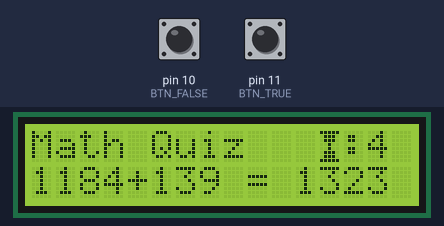
Simulated run of this sketch. Board: Arduino Uno, built with avr-gcc and run on an emulated ATmega328P. Shown: 16×2 character LCD. Inputs (shaded band) come from the test bench; at power-on: pin 11 (BTN_TRUE) HIGH, pin 10 (BTN_FALSE) HIGH. Random numbers use the default seed unless the sketch sets one.

Above: at 1.2 s.
1.3 s: pin 11 (BTN_TRUE) pulled LOW for 0.15 s
At 1.6 s:
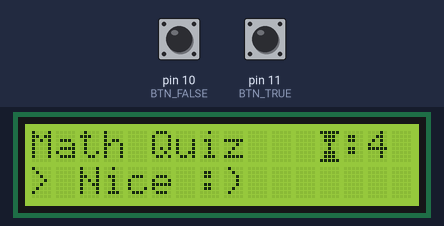
4.4 s: pin 10 (BTN_FALSE) pulled LOW for 3.2 s
At 7.8 s:
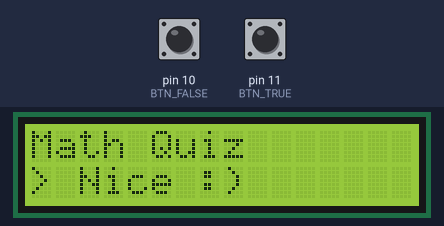
10.6 s: pin 11 (BTN_TRUE) pulled LOW for 3.2 s
At 11.1 s:
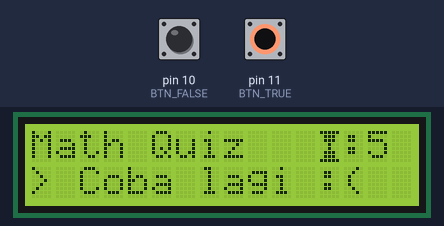
16.8 s: pin 10 (BTN_FALSE) pulled LOW for 0.15 s
At 20.6 s:
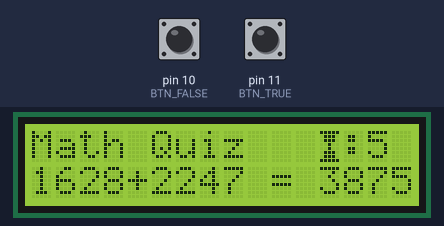
Timing chart, 0 to 20.9 s (numbered marks = the images above; inputs shaded):
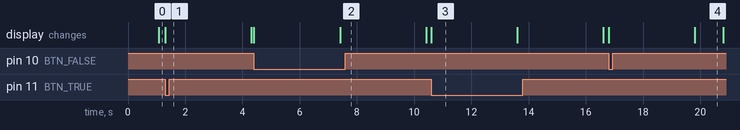

Measured:
- what the display in image 3 shows lasts 3.0 s, from 10.6 s to 13.6 s
- what the display in image 4 shows lasts 1.0 s, from 19.8 s to 20.8 s

The sketch:

Math_Quiz.ino
```cpp
/*
 * Project Name : Math Quiz
 *
 * Membuat quiz matematika dengan LCD 16x2, pertambahan,
 * pengurangan, perkalian, pembagian. (Benar atau Salah)
 */

#include <LiquidCrystal.h>

const int PIN_RS = 2;
const int PIN_E  = 3;
const int PIN_D4 = 4;
const int PIN_D5 = 5;
const int PIN_D6 = 6;
const int PIN_D7 = 7;

const int BTN_FALSE = 10;
const int BTN_TRUE  = 11;

LiquidCrystal lcd( PIN_RS, PIN_E, PIN_D4, PIN_D5, PIN_D6, PIN_D7 );

// Constants
const int MODE_PERTAMBAHAN  = 0;
const int MODE_PENGURANGAN  = 1;
const char MODES_SYMBOLS[]  = { '+', '-' };

byte time_symbol[8] = {
    0b11111,
    0b01110,
    0b01110,
    0b00100,
    0b00100,
    0b01110,
    0b01110,
    0b11111
};

// Game Configurations
const int GAME_TIMER    = 6;    //  6 detik untuk menjawab
const int ANGKA_MAX     = 3000;

// Game Variables
bool jawaban;

void setup() {

    randomSeed( analogRead(A0) );
    pinMode( BTN_FALSE, INPUT_PULLUP );
    pinMode( BTN_TRUE, INPUT_PULLUP );
    lcd.createChar( 0, time_symbol );
    lcd.begin( 16, 2 );
}

void loop() {

    lcd.clear();
    lcd.print( "Math Quiz" );

    long waktu = millis() + GAME_TIMER * 1000;
    generate_soal();

    while( digitalRead(BTN_TRUE) == HIGH &&
            digitalRead(BTN_FALSE) == HIGH &&
            waktu > millis())
    {
        refresh_display_time( waktu );
    }

    lcd.setCursor( 0, 1 );
    if( waktu < millis() ) {
        lcd.print( "> WAKTU HABIS!!!");
    } else if( digitalRead(BTN_TRUE) == LOW && jawaban ) {
        lcd.print( "> Nice :)       " );
    } else if( digitalRead(BTN_FALSE) == LOW && !jawaban ) {
        lcd.print( "> Nice :)       " );
    } else {
        lcd.print( "> Coba lagi :(  " );
    }

    delay( 3000 );
}

void refresh_display_time( long waktu ) {
    lcd.setCursor( 12, 0 );
    lcd.write( (byte) 0 ); // 0 telah diassign untuk symbol "Jam Pasir" (waktu)
    lcd.print( ":" );
    lcd.print( (waktu-millis()) / 1000 );
}

void generate_soal() {

    int angka1, angka2;
    int jawaban_val;

    angka1 = random( ANGKA_MAX );
    angka2 = random( ANGKA_MAX );

    lcd.setCursor( 0, 1 );
    lcd.print( angka1 );

    switch( random(2) ) {
    case MODE_PERTAMBAHAN:
        jawaban_val = angka1 + angka2;
        lcd.print( MODES_SYMBOLS[MODE_PERTAMBAHAN] );
        break;

    case MODE_PENGURANGAN:
        jawaban_val = angka1 - angka2;
        lcd.print( MODES_SYMBOLS[MODE_PENGURANGAN] );
        break;
    }

    lcd.print( angka2 );
    lcd.print( " = " );

    if( random(2) == 0 ) { // Buat jawaban benar atau salah
        jawaban = true;
        lcd.print( jawaban_val );
    } else {
        jawaban = false;
        lcd.print( jawaban_val + random(-10,10) );
    }
}
```
